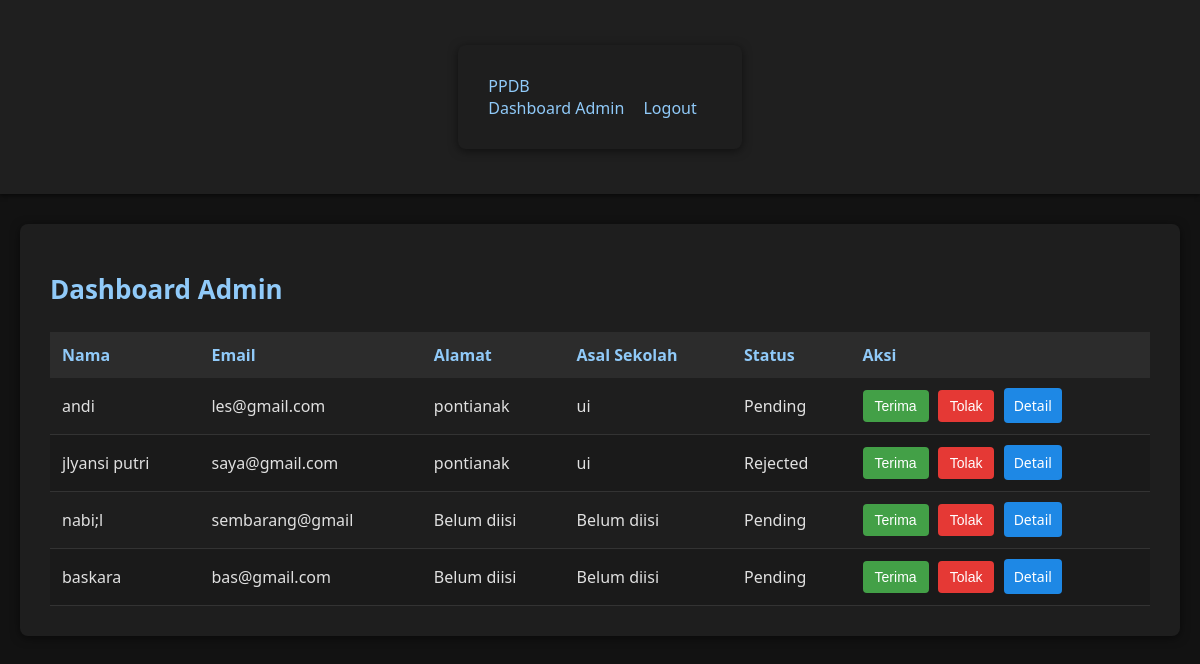
Page /dashboard_admin (signed in) on the earlier database version.
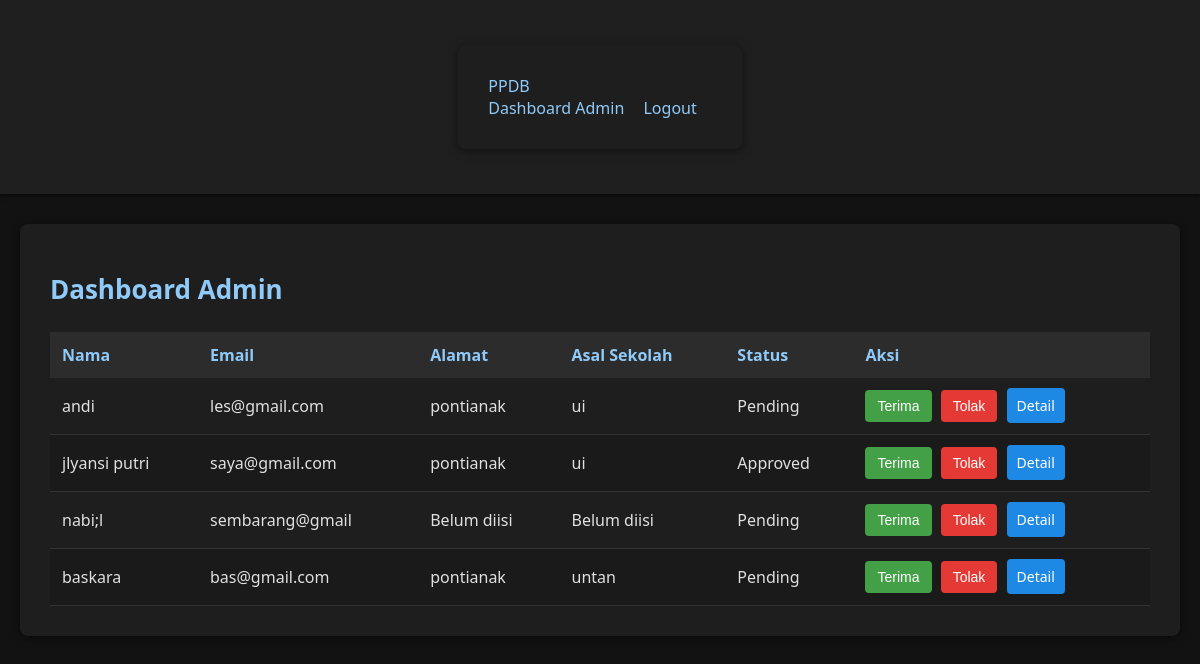
Same page on the later database version.
### models.py (models this page shows)
class User(db.Model):
    id = db.Column(db.Integer, primary_key=True)
    name = db.Column(db.String(100), nullable=False)
    email = db.Column(db.String(100), unique=True, nullable=False)
    password = db.Column(db.String(100), nullable=False)
    status = db.Column(db.String(20), default='Pending')  # Pending, Approved, Rejected
    school = db.Column(db.String(100), nullable=True)  # Asal sekolah
    address = db.Column(db.String(200), nullable=True)  # Alamat
    birth_date = db.Column(db.Date, nullable=True)  # Tanggal lahir
    phone = db.Column(db.String(15), nullable=True)  # Nomor telepon
    gender = db.Column(db.String(20), nullable=True)  # Jenis kelamin
    hobby = db.Column(db.String(200), nullable=True)  # Hobi
    parent_name = db.Column(db.String(100), nullable=True)  # Nama orang tua/wali
    parent_job = db.Column(db.String(100), nullable=True)  # Pekerjaan orang tua/wali
    created_at = db.Column(db.DateTime, default=datetime.utcnow)  # Waktu pendaftaran

### app.py (the view, shortened to what this page needs)
@app.route('/dashboard_admin', methods=['GET', 'POST'])
def dashboard_admin():
    if 'admin_id' not in session:
        flash('Anda harus login sebagai admin untuk mengakses halaman ini.')
        return redirect(url_for('login'))
    users = User.query.all()
    return render_template('dashboard_admin.html', users=users)

### templates/dashboard_admin.html (shortened to what this page needs)
<!DOCTYPE html>
<html>
<head>
    <link rel="stylesheet" type="text/css" href="{{ url_for('static', filename='css/admin.css') }}">
</head>
<body>
    <nav class="navbar">
        <div class="container">
            <a href="/" class="navbar-brand">PPDB</a>
            <div class="navbar-links">
                <a href="/dashboard_admin">Dashboard Admin</a>
                <a href="/logout">Logout</a>
            </div>
        </div>
    </nav>
    <div class="container">
        <h1>Dashboard Admin</h1>
        <table>
            <thead>
                <tr>
                    <th>Nama</th>
                    <th>Email</th>
                    <th>Alamat</th>
                    <th>Asal Sekolah</th>
                    <th>Status</th>
                    <th>Aksi</th>
                </tr>
            </thead>
            <tbody>
                {% for user in users %}
                <tr>
                    <td>{{ user.name }}</td>
                    <td>{{ user.email }}</td>
                    <td>{{ user.address or 'Belum diisi' }}</td>
                    <td>{{ user.school or 'Belum diisi' }}</td>
                    <td>{{ user.status }}</td>
                    <td>
                        <form method="POST" style="display: inline;">
                            <button type="submit" name="action" value="approve">Terima</button>
                            <button type="submit" name="action" value="reject">Tolak</button>
                        </form>
                        <a href="{{ url_for('user_detail', user_id=user.id) }}" class="btn-detail">Detail</a>
                    </td>
                </tr>
                {% endfor %}
            </tbody>
        </table>
    </div>
</body>
</html>

Differences in the rows shown:
changed User "jlyansi putri": status "Rejected" → "Approved"
changed User "baskara": address "Belum diisi" → "pontianak"; school "Belum diisi" → "untan"
